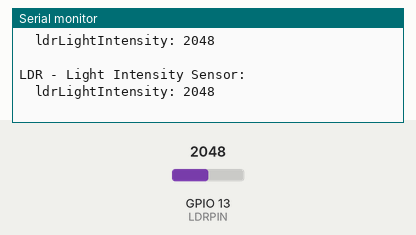
Bench run of a sketch on a simulated ESP32. On the bench: the last lines printed to the serial monitor. Inputs (shaded band) come from the test bench; at power-on: GPIO 13 (LDRPIN) = 2048.

Above: at 5.8 s.
5.9 s: GPIO 13 (LDRPIN) set to 2866
At 11.3 s:
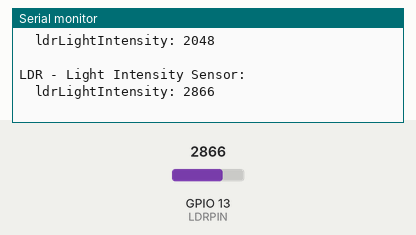
11.9 s: GPIO 13 (LDRPIN) set to 3603
At 16.3 s:
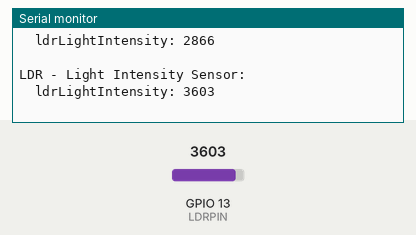
Timing chart, 0 to 17.8 s (numbered marks = the images above; inputs shaded):
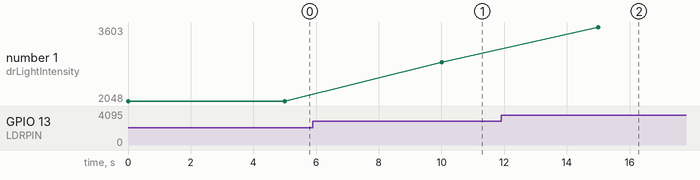

The sketch:

LDR_Light_intensity_sensor_v1.ino
```cpp
#define LDRPIN 13   // D13 (ADC) is connected to LDR

void setup() {
  // Start the Serial Monitor
  Serial.begin(115200);
}

void loop() {
  // reads the input on analog pin
  int ldrLightIntensity = analogRead(LDRPIN);

  // Print LDR Sensor Values on Serial Monitor
  Serial.println("LDR - Light Intensity Sensor: ");
  Serial.println("  ldrLightIntensity: " + String(ldrLightIntensity));
  Serial.println(" ");
  delay(5000);
}
```

Measured:
- after the input at 5.9 s, the serial monitor: prints a new line after 4.1 s (image 1)
- after the input at 11.9 s, the serial monitor: prints a new line after 3.1 s (image 2)
- plotted number 1: 2048 → 2866 after the input at 5.9 s, 2866 → 3603 after the input at 11.9 s
